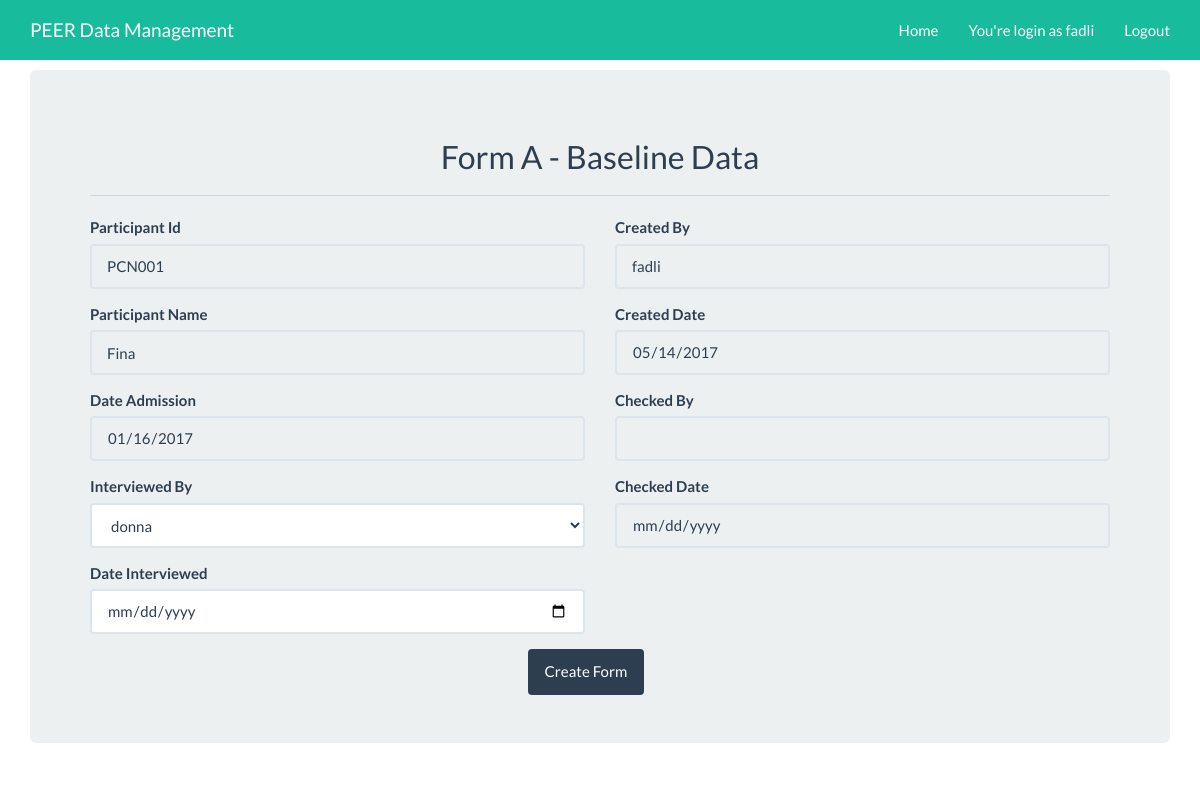
Page /forms_a/create/form (signed in) on the earlier database version.
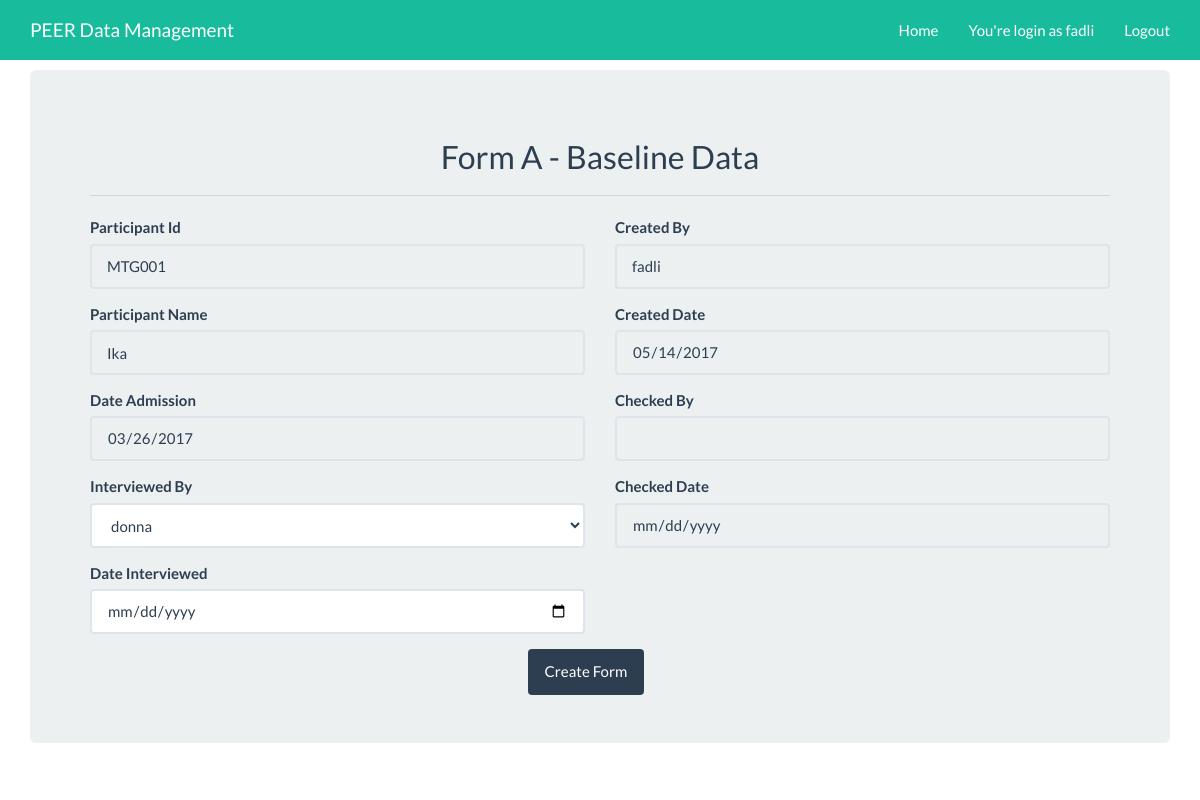
Same page on the later database version.
### core/models.py (models this page shows)
class Participant(models.Model):
	participant_id = models.CharField(max_length=10)
	name = models.CharField(max_length=25)
	date_admission = models.DateField()
	puskesmas = models.ForeignKey(Puskesmas, on_delete=models.PROTECT)

### forms_a/views.py (the view)
@login_required(login_url='core:login')
def create_form(request):
	if request.method == "POST":
		a_obj = ABaseLine()
		a_obj.participant_id = request.session['participant_id']
		a_obj.interviewer_id = request.POST.get('interviewer_id')
		a_obj.data_entry_id = request.user.username
		a_obj.date_admission = request.POST.get('date_admission')
		a_obj.date_interviewed = request.POST.get('date_interviewed')
		a_obj.date_data_entered = request.POST.get('date_data_entered')
		a_obj.save()
		request.session['form_id'] = a_obj.id
		return process_section1(request)
	else:
		participant = Participant.objects.get(id=request.session['participant_id'])
		date_admission = participant.date_admission.strftime('%Y-%m-%d')
		staff_list = User.objects.filter(is_staff=False)
		return render(request, 'forms/form.html', {'staff_list' : staff_list, 'context' : 'create_new_form', 'participant' : participant, 'date_admission' : date_admission})

### forms_a/templates/forms/form.html (shortened to what the changed rows need)
{% extends 'base.html' %}
{% block content %}
    <div class="container">
        <div class="jumbotron">
            <h2 class="text-center">Form A - Baseline Data</h2>
            <form class="patient-form-data" action="{% url 'forms_a:create_form' %}" method="post">
                <div class="row">
                    <div class="col-md-6 col-xs-6 col-sm-6">
                        <div class="form-group">
                            <label for="participant_id"> Participant Id </label>
                            <input class="form-control disabled" type="text" value="{{participant.participant_id}}" readonly>
                        </div>
                        <div class="form-group">
                            <label for="participant_name"> Participant Name </label>
                            <input class="form-control" type="text" name="participant_name" value="{{participant.name}}" readonly>
                        </div>
                        <div class="form-group">
                            <label for="date_admission"> Date Admission </label>
                            <input class="form-control" type="date" name="date_admission" value="{{date_admission}}" readonly>
                        </div>
                    </div>
                </div>
            </form>
        </div>
    </div>
{% endblock %}

Differences in the rows shown:
changed Participant: participant_id "PCN001" → "MTG001"; participant_name "Fina" → "Ika"
Other differences:
form field date_admission: "01/16/2017" → "03/26/2017"
